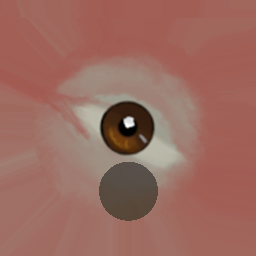
#> input picture assets/characters/tex/eye_0.png, 256 x 256 px
$ python -i prepare_characters.py   (imports and definitions only)
#> lines starting #> are read from the running program, lines starting #| are printed output that depends on the picture; after the words box and inside, x2 and y2 are one past the last pixel; in counts of white or black regions, pixels touching at a corner belong together
"""Builds assets/characters/ from the Quaternius "Universal Base Characters" Standard kit (CC0).

Usage:
    python tools/prepare_characters.py "<path to the unzipped 'Universal Base Characters[Standard]' folder>"

What it does
  - copies the male and female bodies and the hair, beard and brow meshes under short names
  - removes the texture references from the glTF files (the game assigns materials in code)
  - resizes the 2048 px textures to 1024 px, lightens the skin so one texture can be tinted to
    every skin tone, and writes five eye colors

Needs Python 3 with Pillow and numpy. The output is already committed, so this only has to be
run again when the source kit changes.
"""
import json
import os
import shutil
import sys

import numpy as np
from PIL import Image

SRC = sys.argv[1]
OUT = os.path.join(os.path.dirname(os.path.dirname(os.path.abspath(__file__))), "assets", "characters")
TEX = os.path.join(OUT, "tex")
# [1 line not run here, left out]

BODY = os.path.join(SRC, "Base Characters", "Godot - UE")
HAIR = os.path.join(SRC, "Hairstyles", "Origin at 0", "glTF (Godot)")

MODELS = {
    "male": os.path.join(BODY, "Superhero_Male_FullBody"),
    "female": os.path.join(BODY, "Superhero_Female_FullBody"),
    "hair_buzzed": os.path.join(HAIR, "Hair_Buzzed"),
    "hair_buzzed_f": os.path.join(HAIR, "Hair_BuzzedFemale"),
    "hair_parted": os.path.join(HAIR, "Hair_SimpleParted"),
    "hair_long": os.path.join(HAIR, "Hair_Long"),
    "hair_buns": os.path.join(HAIR, "Hair_Buns"),
    "beard": os.path.join(HAIR, "Hair_Beard"),
    "brows_regular": os.path.join(HAIR, "Eyebrows_Regular"),
    "brows_female": os.path.join(HAIR, "Eyebrows_Female"),
}


def convert_model(name, src):
    with open(src + ".gltf", encoding="utf-8") as f:
        doc = json.load(f)
    assert len(doc["buffers"]) == 1
    doc["buffers"][0]["uri"] = name + ".bin"
    # Materials keep their names; textures are assigned by the game.
    for key in ("images", "textures", "samplers"):
        doc.pop(key, None)
    for mat in doc.get("materials", []):
        pbr = mat.get("pbrMetallicRoughness", {})
        pbr.pop("baseColorTexture", None)
        pbr.pop("metallicRoughnessTexture", None)
        for key in ("normalTexture", "occlusionTexture", "emissiveTexture"):
            mat.pop(key, None)
    with open(os.path.join(OUT, name + ".gltf"), "w", encoding="utf-8", newline="\n") as f:
        json.dump(doc, f, separators=(",", ":"))
    shutil.copyfile(src + ".bin", os.path.join(OUT, name + ".bin"))
    print("model", name, [m["name"] for m in doc["meshes"]], [m["name"] for m in doc.get("materials", [])])


def save(img, name):
    img.save(os.path.join(TEX, name), optimize=True)
    print("texture", name, img.size)


def resized(path, size=1024):
    return Image.open(path).convert("RGB").resize((size, size), Image.LANCZOS)


def skin(path, name):
    # Lighten toward a fair olive base. Darker tones are made in the game by multiplying.
    a = np.asarray(resized(path), dtype=np.float32) / 255.0
    a = np.clip(a * np.array([1.12, 1.3, 1.5], dtype=np.float32), 0.0, 1.0)
    save(Image.fromarray((a * 255.0 + 0.5).astype(np.uint8)), name)


def eyes(path):
    # The iris is the only strongly saturated dark-orange area. Shift its hue and value.
#> called with path = '../assets/characters/tex/eye_0.png'
    src = Image.open(path).convert("RGB")
#> src is the input picture: PIL image 256x256 RGB; mean R, G, B 154.5, 105.8, 95.5
    hsv = np.asarray(src.convert("HSV"), dtype=np.float32)
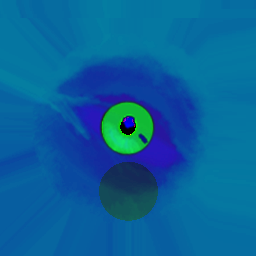
#> hsv: shape (256, 256, 3) float32; mean R, G, B 8.8, 97.9, 154.5
    h, s, v = hsv[..., 0], hsv[..., 1], hsv[..., 2]
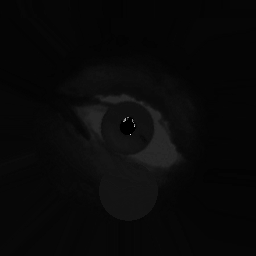
#> h: shape (256, 256) float32; min 0, max 240, mean 8.8
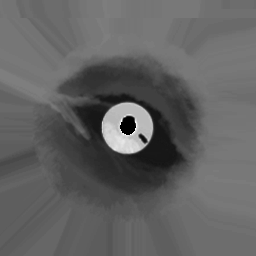
#> s: shape (256, 256) float32; min 0, max 255, mean 97.9
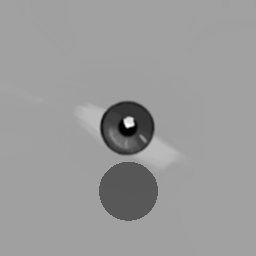
#> v: shape (256, 256) float32; min 0, max 255, mean 154.5
    yy, xx = np.mgrid[0:src.size[1], 0:src.size[0]]
    cx, cy, r = 0.5 * src.size[0], 0.745 * src.size[1], 0.115 * src.size[0]
#> cx = 128; cy = 190.7; r = 29.44
    iris = ((xx - cx) ** 2 + (yy - cy) ** 2) < r * r
    # name: (hue 0-255, saturation scale, value scale)
    colors = {
        "eye_0.png": (20.0, 1.0, 0.55),   # dark brown
        "eye_1.png": (None, 1.0, 1.0),    # brown (as shipped)
        "eye_2.png": (30.0, 0.85, 1.15),  # hazel
        "eye_3.png": (75.0, 0.6, 1.0),    # green
        "eye_4.png": (150.0, 0.25, 1.2),  # grey
    }
    for name, (hue, sat, val) in colors.items():
        out = hsv.copy()
        if hue is not None:
            out[..., 0] = np.where(iris, hue, h)
        out[..., 1] = np.where(iris, np.clip(s * sat, 0, 255), s)
        out[..., 2] = np.where(iris, np.clip(v * val, 0, 255), v)
        save(Image.fromarray(out.astype(np.uint8), "HSV").convert("RGB"), name)
#> this loop made 5 passes
#> pass 1, in save, `img.save(os.path.join(TEX, name), optimize=True)`:
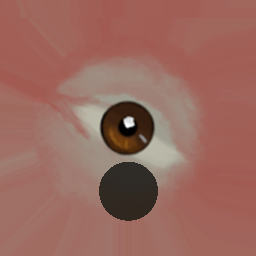
#> saved as eye_0.png: PIL image 256x256 RGB; mean R, G, B 152.9, 104.2, 94.2
#> after the loop:
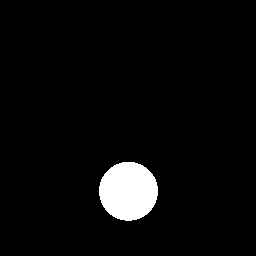
#> iris: shape (256, 256) bool; 4.2% white; 1 white region, box (x1, y1, x2, y2) and area: (99, 162, 158, 221) 2729
#> after the loop:
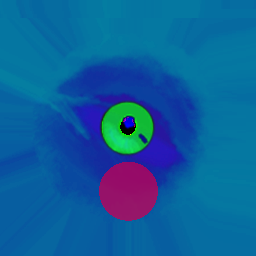
#> out: shape (256, 256, 3) float32; mean R, G, B 14.2, 95.9, 155.3


# [13 lines not run here, left out]

>>> result = eyes('../assets/characters/tex/eye_0.png')
